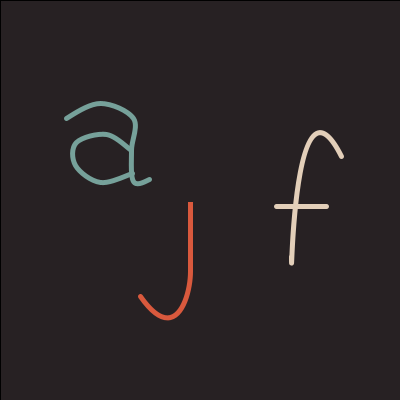
Frame 1 (no input)
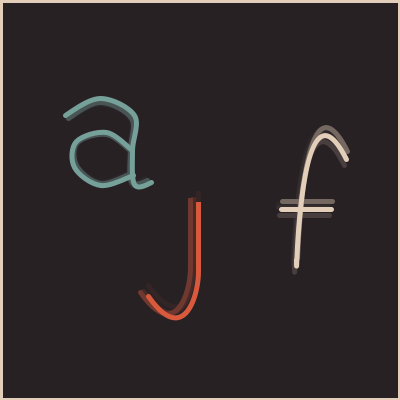
Frame 60 (the mouse pressed at the canvas centre just before this capture)
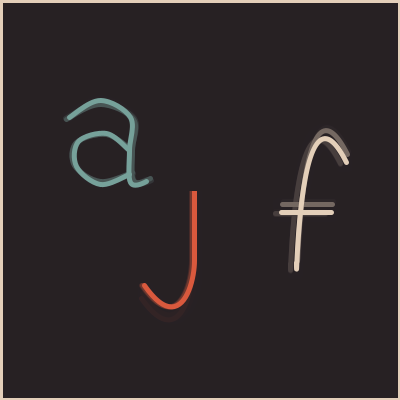
Frame 120 (the mouse held since frame 60 and released just before this capture)

The Processing sketch that drew these frames (run headless with seeded random() and noise(); from frame 60 on, the mouse is pressed at the canvas centre):

// Processing sketch: processing_50590
// ── processing_50590.pde

//Homework 2
//copyright 2012 Alex Fischer ajfische
void setup()
{
  size(400,400);
  smooth();
  background(39,33,35);
  frameRate = 2;
}

void draw()
{
  fill(39,33,35, 150);
  rect(0, 0, width, height);
//a
float xa, ya, wda, hta;
xa=100;
ya=150;
wda=150;
hta=150;

xa = xa + random(0);
ya = ya + random(0);
wda = wda + random(25);
hta = hta + random(25);
//ellipse(xa,ya,wda,hta);

noFill();

stroke(118,161,154);
strokeWeight(5);

beginShape();
  curveVertex(xa-.3*wda,ya-.1*hta);
  curveVertex(xa-.2*wda,ya-.2*hta);
  curveVertex(xa,ya-.3*hta);
  curveVertex(xa+.2*wda,ya-.2*hta);
  curveVertex(xa+.19*wda,ya);
  curveVertex(xa+.2*wda,ya+.2*hta);
  curveVertex(xa+.3*wda,ya+.19*hta);
  curveVertex(xa+.4*wda,ya+.1*hta);
endShape();
beginShape();
  curveVertex(xa+.19*wda,ya);
  curveVertex(xa+.19*wda,ya);
  curveVertex(xa+.04*wda,ya-.1*hta);
  curveVertex(xa-.14*wda,ya-.05*hta);
  curveVertex(xa-.15*wda,ya+.1*hta);
  curveVertex(xa,ya+.21*hta);
  curveVertex(xa+.195*wda,ya+.15*hta);
  curveVertex(xa+.195*wda,ya+.15*hta);
endShape();

//j
float xj, yj, wdj, htj;
xj=200;
yj=250;
wdj=150;
htj=150;

xj = xj - random(10);
yj = yj - random(15);
//ellipse(xj,yj,wdj,htj);

stroke(217, 89, 61);
strokeWeight(5);
beginShape();
  vertex(xj, yj);
  bezierVertex(xj, yj-100, xj, yj, xj, yj);
  vertex(xj, yj+25);
  bezierVertex( xj, yj+50, xj-15, yj+100, xj-50, yj+50);
endShape();

//f
float xf, yf;
xf = 300;
yf = 300;

xf = xf - random(10);
yf = yf + random(20);
noFill();
stroke(227,207,185);
bezier(xf + 50, yf - 150, xf, yf - 250, xf, yf, xf, yf - 50);
line(xf + 35, yf - 100, xf - 15, yf - 100);
}
